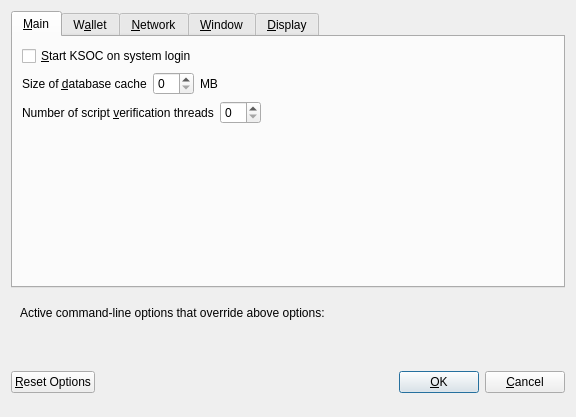
<?xml version="1.0" encoding="UTF-8"?>
<ui version="4.0">
 <class>OptionsDialog</class>
 <widget class="QDialog" name="OptionsDialog">
  <property name="geometry">
   <rect>
    <x>0</x>
    <y>0</y>
    <width>576</width>
    <height>417</height>
   </rect>
  </property>
  <property name="windowTitle">
   <string>Options</string>
  </property>
  <property name="modal">
   <bool>true</bool>
  </property>
  <layout class="QVBoxLayout" name="verticalLayout">
   <item>
    <widget class="QTabWidget" name="tabWidget">
     <property name="currentIndex">
      <number>0</number>
     </property>
     <widget class="QWidget" name="tabMain">
      <attribute name="title">
       <string>&amp;Main</string>
      </attribute>
      <layout class="QVBoxLayout" name="verticalLayout_Main">
       <item>
        <widget class="QCheckBox" name="bitcoinAtStartup">
         <property name="toolTip">
          <string>Automatically start KSOC after logging in to the system.</string>
         </property>
         <property name="text">
          <string>&amp;Start KSOC on system login</string>
         </property>
        </widget>
       </item>
       <item>
        <layout class="QHBoxLayout" name="horizontalLayout_2_Main">
         <item>
          <widget class="QLabel" name="databaseCacheLabel">
           <property name="text">
            <string>Size of &amp;database cache</string>
           </property>
           <property name="textFormat">
            <enum>Qt::PlainText</enum>
           </property>
           <property name="buddy">
            <cstring>databaseCache</cstring>
           </property>
          </widget>
         </item>
         <item>
          <widget class="QSpinBox" name="databaseCache"/>
         </item>
         <item>
          <widget class="QLabel" name="databaseCacheUnitLabel">
           <property name="text">
            <string>MB</string>
           </property>
           <property name="textFormat">
            <enum>Qt::PlainText</enum>
           </property>
          </widget>
         </item>
         <item>
          <spacer name="horizontalSpacer_2_Main">
           <property name="orientation">
            <enum>Qt::Horizontal</enum>
           </property>
           <property name="sizeHint" stdset="0">
            <size>
             <width>40</width>
             <height>20</height>
            </size>
           </property>
          </spacer>
         </item>
        </layout>
       </item>
       <item>
        <layout class="QHBoxLayout" name="horizontalLayout_3_Main">
         <item>
          <widget class="QLabel" name="threadsScriptVerifLabel">
           <property name="text">
            <string>Number of script &amp;verification threads</string>
           </property>
           <property name="textFormat">
            <enum>Qt::PlainText</enum>
           </property>
           <property name="buddy">
            <cstring>threadsScriptVerif</cstring>
           </property>
          </widget>
         </item>
         <item>
          <widget class="QSpinBox" name="threadsScriptVerif">
           <property name="toolTip">
            <string>(0 = auto, &lt;0 = leave that many cores free)</string>
           </property>
          </widget>
         </item>
         <item>
          <spacer name="horizontalSpacer_3_Main">
           <property name="orientation">
            <enum>Qt::Horizontal</enum>
           </property>
           <property name="sizeHint" stdset="0">
            <size>
             <width>40</width>
             <height>20</height>
            </size>
           </property>
          </spacer>
         </item>
        </layout>
       </item>
       <item>
        <spacer name="verticalSpacer_Main">
         <property name="orientation">
          <enum>Qt::Vertical</enum>
         </property>
         <property name="sizeHint" stdset="0">
          <size>
           <width>20</width>
           <height>40</height>
          </size>
         </property>
        </spacer>
       </item>
      </layout>
     </widget>
     <widget class="QWidget" name="tabWallet">
      <attribute name="title">
       <string>W&amp;allet</string>
      </attribute>
      <layout class="QVBoxLayout" name="verticalLayout_Wallet">
       <item>
        <widget class="QGroupBox" name="groupBox">
         <property name="title">
          <string>Expert</string>
         </property>
         <layout class="QVBoxLayout" name="verticalLayout_2">
          <item>
           <widget class="QCheckBox" name="coinControlFeatures">
            <property name="toolTip">
             <string>Whether to show coin control features or not.</string>
            </property>
            <property name="text">
             <string>Enable coin &amp;control features</string>
            </property>
           </widget>
          </item>
          <item>
           <widget class="QCheckBox" name="showMasternodesTab">
            <property name="toolTip">
             <string>Show additional tab listing all your masternodes in first sub-tab&lt;br/&gt;and all masternodes on the network in second sub-tab.</string>
            </property>
            <property name="text">
             <string>Show Masternodes Tab</string>
            </property>
           </widget>
          </item>
          <item>
           <widget class="QCheckBox" name="spendZeroConfChange">
            <property name="toolTip">
             <string>If you disable the spending of unconfirmed change, the change from a transaction&lt;br/&gt;cannot be used until that transaction has at least one confirmation.&lt;br/&gt;This also affects how your balance is computed.</string>
            </property>
            <property name="text">
             <string>&amp;Spend unconfirmed change</string>
            </property>
           </widget>
          </item>
         </layout>
        </widget>
       </item>
       <item>
        <spacer name="verticalSpacer_Wallet">
         <property name="orientation">
          <enum>Qt::Vertical</enum>
         </property>
         <property name="sizeHint" stdset="0">
          <size>
           <width>20</width>
           <height>40</height>
          </size>
         </property>
        </spacer>
       </item>
      </layout>
     </widget>
     <widget class="QWidget" name="tabNetwork">
      <attribute name="title">
       <string>&amp;Network</string>
      </attribute>
      <layout class="QVBoxLayout" name="verticalLayout_Network">
       <item>
        <widget class="QCheckBox" name="mapPortUpnp">
         <property name="toolTip">
          <string>Automatically open the KSOC client port on the router. This only works when your router supports UPnP and it is enabled.</string>
         </property>
         <property name="text">
          <string>Map port using &amp;UPnP</string>
         </property>
        </widget>
       </item>
       <item>
        <widget class="QCheckBox" name="allowIncoming">
         <property name="toolTip">
          <string>Accept connections from outside</string>
         </property>
         <property name="text">
          <string>Allow incoming connections</string>
         </property>
        </widget>
       </item>
       <item>
        <widget class="QCheckBox" name="connectSocks">
         <property name="toolTip">
          <string>Connect to the KSOC network through a SOCKS5 proxy.</string>
         </property>
         <property name="text">
          <string>&amp;Connect through SOCKS5 proxy (default proxy):</string>
         </property>
        </widget>
       </item>
       <item>
        <layout class="QHBoxLayout" name="horizontalLayout_1_Network">
         <item>
          <widget class="QLabel" name="proxyIpLabel">
           <property name="text">
            <string>Proxy &amp;IP:</string>
           </property>
           <property name="textFormat">
            <enum>Qt::PlainText</enum>
           </property>
           <property name="buddy">
            <cstring>proxyIp</cstring>
           </property>
          </widget>
         </item>
         <item>
          <widget class="QValidatedLineEdit" name="proxyIp">
           <property name="minimumSize">
            <size>
             <width>140</width>
             <height>0</height>
            </size>
           </property>
           <property name="maximumSize">
            <size>
             <width>140</width>
             <height>16777215</height>
            </size>
           </property>
           <property name="toolTip">
            <string>IP address of the proxy (e.g. IPv4: 127.0.0.1 / IPv6: ::1)</string>
           </property>
          </widget>
         </item>
         <item>
          <widget class="QLabel" name="proxyPortLabel">
           <property name="text">
            <string>&amp;Port:</string>
           </property>
           <property name="textFormat">
            <enum>Qt::PlainText</enum>
           </property>
           <property name="buddy">
            <cstring>proxyPort</cstring>
           </property>
          </widget>
         </item>
         <item>
          <widget class="QLineEdit" name="proxyPort">
           <property name="minimumSize">
            <size>
             <width>55</width>
             <height>0</height>
            </size>
           </property>
           <property name="maximumSize">
            <size>
             <width>55</width>
             <height>16777215</height>
            </size>
           </property>
           <property name="toolTip">
            <string>Port of the proxy (e.g. 9050)</string>
           </property>
          </widget>
         </item>
         <item>
          <spacer name="horizontalSpacer_1_Network">
           <property name="orientation">
            <enum>Qt::Horizontal</enum>
           </property>
           <property name="sizeHint" stdset="0">
            <size>
             <width>40</width>
             <height>20</height>
            </size>
           </property>
          </spacer>
         </item>
        </layout>
       </item>
       <item>
        <spacer name="verticalSpacer_Network">
         <property name="orientation">
          <enum>Qt::Vertical</enum>
         </property>
         <property name="sizeHint" stdset="0">
          <size>
           <width>20</width>
           <height>40</height>
          </size>
         </property>
        </spacer>
       </item>
      </layout>
     </widget>
     <widget class="QWidget" name="tabWindow">
      <attribute name="title">
       <string>&amp;Window</string>
      </attribute>
      <layout class="QVBoxLayout" name="verticalLayout_Window">
       <item>
        <widget class="QCheckBox" name="minimizeToTray">
         <property name="toolTip">
          <string>Show only a tray icon after minimizing the window.</string>
         </property>
         <property name="text">
          <string>&amp;Minimize to the tray instead of the taskbar</string>
         </property>
        </widget>
       </item>
       <item>
        <widget class="QCheckBox" name="minimizeOnClose">
         <property name="toolTip">
          <string>Minimize instead of exit the application when the window is closed. When this option is enabled, the application will be closed only after selecting Quit in the menu.</string>
         </property>
         <property name="text">
          <string>M&amp;inimize on close</string>
         </property>
        </widget>
       </item>
       <item>
        <spacer name="verticalSpacer_Window">
         <property name="orientation">
          <enum>Qt::Vertical</enum>
         </property>
         <property name="sizeHint" stdset="0">
          <size>
           <width>20</width>
           <height>40</height>
          </size>
         </property>
        </spacer>
       </item>
      </layout>
     </widget>
     <widget class="QWidget" name="tabDisplay">
      <attribute name="title">
       <string>&amp;Display</string>
      </attribute>
      <layout class="QVBoxLayout" name="verticalLayout_Display">
       <item>
        <layout class="QHBoxLayout" name="horizontalLayout_1_Display">
         <item>
          <widget class="QLabel" name="langLabel">
           <property name="text">
            <string>User Interface &amp;language:</string>
           </property>
           <property name="textFormat">
            <enum>Qt::PlainText</enum>
           </property>
           <property name="buddy">
            <cstring>lang</cstring>
           </property>
          </widget>
         </item>
         <item>
          <widget class="QValueComboBox" name="lang">
           <property name="toolTip">
            <string>The user interface language can be set here. This setting will take effect after restarting KSOC.</string>
           </property>
          </widget>
         </item>
        </layout>
       </item>
       <item>
        <widget class="QLabel" name="label_3">
         <property name="toolTip">
          <string notr="true"/>
         </property>
         <property name="statusTip">
          <string notr="true"/>
         </property>
         <property name="whatsThis">
          <string notr="true"/>
         </property>
         <property name="accessibleName">
          <string notr="true"/>
         </property>
         <property name="text">
          <string>Language missing or translation incomplete? Help contributing translations here:
https://www.transifex.com/ksoc-project/ksoc-project-translations</string>
         </property>
         <property name="wordWrap">
          <bool>true</bool>
         </property>
         <property name="openExternalLinks">
          <bool>true</bool>
         </property>
         <property name="textInteractionFlags">
          <set>Qt::TextBrowserInteraction</set>
         </property>
        </widget>
       </item>
       <item>
        <layout class="QHBoxLayout" name="horizontalLayout_4_Display" stretch="0,0">
         <item>
          <widget class="QLabel" name="themeLabel">
           <property name="text">
            <string>User Interface Theme:</string>
           </property>
          </widget>
         </item>
         <item>
          <widget class="QValueComboBox" name="theme"/>
         </item>
        </layout>
       </item>
       <item>
        <widget class="Line" name="line">
         <property name="orientation">
          <enum>Qt::Horizontal</enum>
         </property>
        </widget>
       </item>
       <item>
        <layout class="QHBoxLayout" name="horizontalLayout_2_Display">
         <item>
          <widget class="QLabel" name="unitLabel">
           <property name="text">
            <string>&amp;Unit to show amounts in:</string>
           </property>
           <property name="textFormat">
            <enum>Qt::PlainText</enum>
           </property>
           <property name="buddy">
            <cstring>unit</cstring>
           </property>
          </widget>
         </item>
         <item>
          <widget class="QValueComboBox" name="unit">
           <property name="toolTip">
            <string>Choose the default subdivision unit to show in the interface and when sending coins.</string>
           </property>
          </widget>
         </item>
        </layout>
       </item>
       <item>
        <layout class="QHBoxLayout" name="horizontalLayout_5_Display">
         <item>
          <widget class="QLabel" name="digitsLabel">
           <property name="text">
            <string>Decimal digits</string>
           </property>
          </widget>
         </item>
         <item>
          <widget class="QValueComboBox" name="digits"/>
         </item>
        </layout>
       </item>
       <item>
        <layout class="QHBoxLayout" name="horizontalLayout_3_Display">
         <item>
          <widget class="QLabel" name="thirdPartyTxUrlsLabel">
           <property name="toolTip">
            <string>Third party URLs (e.g. a block explorer) that appear in the transactions tab as context menu items. %s in the URL is replaced by transaction hash. Multiple URLs are separated by vertical bar |.</string>
           </property>
           <property name="text">
            <string>Third party transaction URLs</string>
           </property>
           <property name="buddy">
            <cstring>thirdPartyTxUrls</cstring>
           </property>
          </widget>
         </item>
         <item>
          <widget class="QLineEdit" name="thirdPartyTxUrls">
           <property name="toolTip">
            <string>Third party URLs (e.g. a block explorer) that appear in the transactions tab as context menu items. %s in the URL is replaced by transaction hash. Multiple URLs are separated by vertical bar |.</string>
           </property>
          </widget>
         </item>
        </layout>
       </item>
       <item>
        <spacer name="verticalSpacer">
         <property name="orientation">
          <enum>Qt::Vertical</enum>
         </property>
         <property name="sizeHint" stdset="0">
          <size>
           <width>20</width>
           <height>40</height>
          </size>
         </property>
        </spacer>
       </item>
      </layout>
     </widget>
    </widget>
   </item>
   <item>
    <widget class="QFrame" name="frame">
     <layout class="QVBoxLayout" name="verticalLayout_Bottom">
      <item>
       <layout class="QHBoxLayout" name="horizontalLayout_Bottom">
        <item>
         <widget class="QLabel" name="overriddenByCommandLineInfoLabel">
          <property name="text">
           <string>Active command-line options that override above options:</string>
          </property>
          <property name="textFormat">
           <enum>Qt::PlainText</enum>
          </property>
         </widget>
        </item>
        <item>
         <spacer name="horizontalSpacer_Bottom">
          <property name="orientation">
           <enum>Qt::Horizontal</enum>
          </property>
          <property name="sizeHint" stdset="0">
           <size>
            <width>40</width>
            <height>20</height>
           </size>
          </property>
         </spacer>
        </item>
       </layout>
      </item>
      <item>
       <widget class="QLabel" name="overriddenByCommandLineLabel">
        <property name="text">
         <string/>
        </property>
        <property name="textFormat">
         <enum>Qt::PlainText</enum>
        </property>
        <property name="wordWrap">
         <bool>true</bool>
        </property>
       </widget>
      </item>
     </layout>
    </widget>
   </item>
   <item>
    <layout class="QHBoxLayout" name="horizontalLayout_Buttons">
     <item>
      <widget class="QPushButton" name="resetButton">
       <property name="toolTip">
        <string>Reset all client options to default.</string>
       </property>
       <property name="text">
        <string>&amp;Reset Options</string>
       </property>
       <property name="autoDefault">
        <bool>false</bool>
       </property>
      </widget>
     </item>
     <item>
      <spacer name="horizontalSpacer_1">
       <property name="orientation">
        <enum>Qt::Horizontal</enum>
       </property>
       <property name="sizeHint" stdset="0">
        <size>
         <width>40</width>
         <height>48</height>
        </size>
       </property>
      </spacer>
     </item>
     <item>
      <widget class="QLabel" name="statusLabel">
       <property name="minimumSize">
        <size>
         <width>200</width>
         <height>0</height>
        </size>
       </property>
       <property name="font">
        <font>
         <weight>75</weight>
         <bold>true</bold>
        </font>
       </property>
       <property name="text">
        <string/>
       </property>
       <property name="textFormat">
        <enum>Qt::PlainText</enum>
       </property>
       <property name="wordWrap">
        <bool>true</bool>
       </property>
      </widget>
     </item>
     <item>
      <spacer name="horizontalSpacer_2">
       <property name="orientation">
        <enum>Qt::Horizontal</enum>
       </property>
       <property name="sizeHint" stdset="0">
        <size>
         <width>40</width>
         <height>48</height>
        </size>
       </property>
      </spacer>
     </item>
     <item>
      <widget class="QPushButton" name="okButton">
       <property name="text">
        <string>&amp;OK</string>
       </property>
       <property name="autoDefault">
        <bool>false</bool>
       </property>
       <property name="default">
        <bool>true</bool>
       </property>
      </widget>
     </item>
     <item>
      <widget class="QPushButton" name="cancelButton">
       <property name="text">
        <string>&amp;Cancel</string>
       </property>
       <property name="autoDefault">
        <bool>false</bool>
       </property>
      </widget>
     </item>
    </layout>
   </item>
  </layout>
 </widget>
 <customwidgets>
  <customwidget>
   <class>QValidatedLineEdit</class>
   <extends>QLineEdit</extends>
   <header>qvalidatedlineedit.h</header>
  </customwidget>
  <customwidget>
   <class>QValueComboBox</class>
   <extends>QComboBox</extends>
   <header>qvaluecombobox.h</header>
  </customwidget>
 </customwidgets>
 <resources/>
 <connections/>
</ui>
